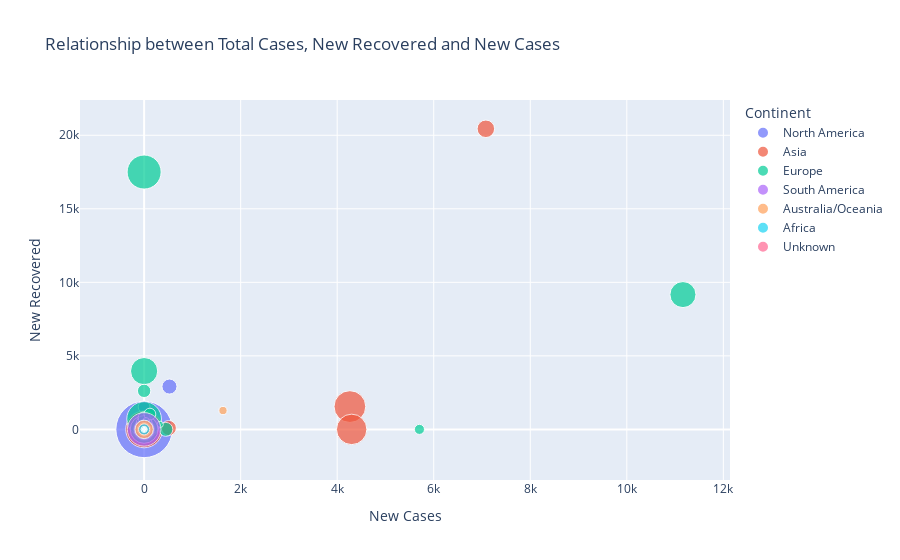

The cell this chart's notebook holds for it:
### Markdown cell above
#### 1.3 Sự tác động của dịch bệnh qua mối quan hệ của 3 biến `Total Cases, New Cases, New Recovered`:
- **Trường dữ liệu được trực quan**: `New Cases, Total Cases, New Recovered`.
- **Biểu đồ sử dụng**: Bubble scatter chart.
- **Tính phù hợp của biểu đồ**: Bubble scatter chart cho phép vừa biểu thị mối quan hệ giữa hai biến `New Cases`, `New Recoverd` cũng vừa có thể cho phép biến thứ ba là `Total Cases` tham gia vào quá trình trực quan (thể hiện dưới dạng kích thước điểm dữ liệu) mà không cần sử dụng một biểu đồ 3D để làm việc đó.
- **Mục đích của câu hỏi:** Nhằm thể hiện mức độ phòng chống dịch bệnh của các quốc gia và khả năng chữa trị của các quốc gia đó với dịch bệnh Covid như thế nào.

### Code cell
fig = px.scatter(covid_df, x='New Cases', y='New Recovered', size='Total Cases', 
                 color='Continent', hover_name='Country',
                 labels={'New Recovered': 'New Recovered', 'Total Cases': 'Total Cases'},
                 title='Relationship between Total Cases, New Recovered and New Cases',
                 size_max=40)
    
fig.show()

### Figure 1 — Plotly figure (JSON) as saved in the notebook; plotly's stock layout.template omitted (floating-point values rounded to 4 significant figures)
{"data": [{"hovertemplate": "<b>%{hovertext}</b><br><br>Continent=North America<br>New Cases=%{x}<br>New Recovered=%{y}<br>Total Cases=%{marker.size}<extra></extra>", "hovertext": ["USA", "Mexico", "Canada", "Guatemala", "Costa Rica", "Cuba", "Panama", "Dominican Republic", "Honduras", "Martinique", "Guadeloupe", "El Salvador", "Trinidad and Tobago", "Jamaica", "Barbados", "Belize", "Curaçao", "Aruba", "Bahamas", "Haiti", "Cayman Islands", "Saint Lucia", "Grenada", "Bermuda", "Nicaragua", "Dominica", "Saint Martin", "Greenland", "Caribbean Netherlands", "Sint Maarten", "St. Vincent Grenadines", "Antigua and Barbuda", "British Virgin Islands", "Saint Kitts and Nevis", "Turks and Caicos", "St. Barth", "Anguilla", "Saint Pierre Miquelon", "Montserrat"], "legendgroup": "North America", "marker": {"color": "#636efa", "size": [105396817, 7470653, 4591149, 1237564, 1204164, 1112625, 1031273, 660705, 472219, 229807, 201852, 201785, 189296, 154196, 106645, 70757, 45986, 44044, 37491, 34202, 31472, 30004, 19680, 18814, 18491, 15760, 12257, 11971, 11676, 11020, 9589, 9106, 7305, 6597, 6551, 5439, 3904, 3452, 1403], "sizemode": "area", "sizeref": 65870.0, "symbol": "circle"}, "mode": "markers", "name": "North America", "orientation": "v", "showlegend": true, "type": "scatter", "x": [1e-09, 525.0, 1e-09, 1e-09, 1e-09, 1e-09, 1e-09, 1e-09, 1e-09, 1e-09, 1e-09, 1e-09, 1e-09, 1e-09, 1e-09, 1e-09, 1e-09, 1e-09, 1e-09, 1e-09, 1e-09, 1e-09, 1e-09, 1e-09, 1e-09, 1e-09, 1e-09, 1e-09, 1e-09, 1e-09, 1e-09, 1e-09, 1e-09, 1e-09, 1e-09, 1e-09, 1e-09, 1e-09, 1e-09], "xaxis": "x", "y": [0, 2912, 1530, 0, 0, 0, 0, 0, 0, 0, 0, 0, 0, 0, 0, 0, 0, 0, 0, 0, 0, 0, 0, 0, 0, 0, 0, 0, 0, 0, 0, 0, 0, 0, 0, 0, 0, 0, 0], "yaxis": "y"}, {"hovertemplate": "<b>%{hovertext}</b><br><br>Continent=Asia<br>New Cases=%{x}<br>New Recovered=%{y}<br>Total Cases=%{marker.size}<extra></extra>", "hovertext": ["India", "Japan", "S. Korea", "Turkey", "Vietnam", "Taiwan", "Iran", "Indonesia", "Malaysia", "Israel", "DPRK", "Thailand", "Philippines", "Hong Kong", "Iraq", "Singapore", "Bangladesh", "Georgia", "Jordan", "Pakistan", "Kazakhstan", "Lebanon", "UAE", "Mongolia", "Nepal", "Saudi Arabia", "Azerbaijan", "Bahrain", "Sri Lanka", "Kuwait", "Cyprus", "Myanmar", "Palestine", "Qatar", "Armenia", "Oman", "Brunei", "Uzbekistan", "Laos", "Afghanistan", "Kyrgyzstan", "Maldives", "Cambodia", "Bhutan", "Syria", "Timor-Leste", "Tajikistan", "Yemen", "Macao", "China"], "legendgroup": "Asia", "marker": {"color": "#EF553B", "size": [44688101, 33264491, 30569215, 17042722, 11526966, 10112117, 7570743, 6737303, 5043790, 4801511, 4772813, 4728182, 4077109, 2883700, 2465545, 2230570, 2037829, 1825598, 1746997, 1577214, 1408124, 1232517, 1052664, 1007897, 1001149, 829882, 828730, 709230, 672034, 663456, 650685, 633946, 621008, 494737, 446819, 399449, 278698, 251071, 218020, 209406, 206673, 185732, 138719, 62620, 57467, 23418, 17786, 11945, 3514, 503302], "sizemode": "area", "sizeref": 65870.0, "symbol": "circle"}, "mode": "markers", "name": "Asia", "orientation": "v", "showlegend": true, "type": "scatter", "x": [1e-09, 4263.0, 4300.0, 1e-09, 1e-09, 7080.0, 511.0, 144.0, 1e-09, 1e-09, 1e-09, 147.0, 117.0, 1e-09, 1e-09, 1e-09, 1e-09, 1e-09, 1e-09, 50.0, 1e-09, 1e-09, 145.0, 1e-09, 1e-09, 98.0, 9.0, 1e-09, 1e-09, 1e-09, 1e-09, 1e-09, 1e-09, 124.0, 1e-09, 1e-09, 1e-09, 1e-09, 1e-09, 12.0, 1e-09, 1e-09, 1e-09, 1e-09, 1e-09, 1e-09, 1e-09, 1e-09, 1e-09, 1e-09], "xaxis": "x", "y": [0, 1551, 0, 0, 0, 20441, 92, 218, 0, 0, 0, 0, 103, 0, 0, 0, 0, 0, 0, 0, 0, 0, 65, 0, 1, 65, 3, 0, 0, 0, 0, 0, 0, 205, 0, 0, 0, 0, 0, 17, 0, 0, 0, 0, 0, 0, 0, 0, 0, 0], "yaxis": "y"}, {"hovertemplate": "<b>%{hovertext}</b><br><br>Continent=Europe<br>New Cases=%{x}<br>New Recovered=%{y}<br>Total Cases=%{marker.size}<extra></extra>", "hovertext": ["France", "Germany", "Italy", "UK", "Russia", "Spain", "Netherlands", "Poland", "Austria", "Greece", "Portugal", "Ukraine", "Belgium", "Czechia", "Switzerland", "Romania", "Denmark", "Sweden", "Serbia", "Hungary", "Slovakia", "Ireland", "Norway", "Finland", "Slovenia", "Lithuania", "Bulgaria", "Croatia", "Belarus", "Latvia", "Estonia", "Moldova", "Bosnia and Herzegovina", "North Macedonia", "Albania", "Luxembourg", "Montenegro", "Iceland", "Malta", "Channel Islands", "Andorra", "Isle of Man", "Faeroe Islands", "San Marino", "Liechtenstein", "Gibraltar", "Monaco", "Vatican City"], "legendgroup": "Europe", "marker": {"color": "#00cc96", "size": [39638159, 38210850, 25603510, 24370154, 22353291, 13770429, 8598182, 6432765, 5940935, 5871458, 5568084, 5389439, 4727795, 4614143, 4391007, 3346046, 3175554, 2698535, 2496295, 2195926, 1863419, 1703850, 1479259, 1462976, 1329966, 1306368, 1297062, 1269326, 994037, 976162, 615119, 607450, 401636, 346852, 334427, 297757, 288552, 209093, 117477, 101382, 47875, 38008, 34658, 23583, 21426, 20433, 16115, 29], "sizemode": "area", "sizeref": 65870.0, "symbol": "circle"}, "mode": "markers", "name": "Europe", "orientation": "v", "showlegend": true, "type": "scatter", "x": [1e-09, 1e-09, 1e-09, 1e-09, 11160.0, 1e-09, 1e-09, 450.0, 1e-09, 1e-09, 1e-09, 1e-09, 1e-09, 119.0, 1e-09, 5704.0, 45.0, 1e-09, 1e-09, 1e-09, 21.0, 1e-09, 1e-09, 1e-09, 89.0, 41.0, 1e-09, 334.0, 1e-09, 13.0, 1e-09, 1e-09, 1e-09, 1e-09, 1e-09, 1e-09, 1e-09, 1e-09, 1e-09, 1e-09, 1e-09, 1e-09, 1e-09, 1e-09, 1e-09, 1e-09, 1e-09, 1e-09], "xaxis": "x", "y": [706, 17500, 0, 3964, 9166, 0, 381, 0, 0, 2619, 0, 0, 792, 1037, 0, 0, 54, 184, 0, 0, 12, 11, 0, 72, 0, 589, 0, 341, 0, 12, 0, 0, 0, 0, 0, 0, 0, 0, 0, 0, 0, 0, 0, 0, 0, 0, 0, 0], "yaxis": "y"}, {"hovertemplate": "<b>%{hovertext}</b><br><br>Continent=South America<br>New Cases=%{x}<br>New Recovered=%{y}<br>Total Cases=%{marker.size}<extra></extra>", "hovertext": ["Brazil", "Argentina", "Colombia", "Chile", "Peru", "Bolivia", "Ecuador", "Uruguay", "Paraguay", "Venezuela", "French Guiana", "Suriname", "Guyana", "Falkland Islands"], "legendgroup": "South America", "marker": {"color": "#ab63fa", "size": [37076053, 10044125, 6360089, 5180329, 4486832, 1193908, 1057121, 1034303, 808401, 552125, 98041, 82467, 73075, 1930], "sizemode": "area", "sizeref": 65870.0, "symbol": "circle"}, "mode": "markers", "name": "South America", "orientation": "v", "showlegend": true, "type": "scatter", "x": [1e-09, 1e-09, 1e-09, 1e-09, 1e-09, 1e-09, 1e-09, 1e-09, 1e-09, 1e-09, 1e-09, 1e-09, 1e-09, 1e-09], "xaxis": "x", "y": [0, 0, 0, 0, 0, 0, 0, 0, 0, 0, 0, 0, 0, 0], "yaxis": "y"}, {"hovertemplate": "<b>%{hovertext}</b><br><br>Continent=Australia/Oceania<br>New Cases=%{x}<br>New Recovered=%{y}<br>Total Cases=%{marker.size}<extra></extra>", "hovertext": ["Australia", "New Zealand", "New Caledonia", "French Polynesia", "Fiji", "Papua New Guinea", "Solomon Islands", "Micronesia", "Tonga", "Samoa", "Marshall Islands", "Vanuatu", "Cook Islands", "Palau", "Nauru", "Kiribati", "Wallis and Futuna", "Tuvalu", "Niue", "Tokelau"], "legendgroup": "Australia/Oceania", "marker": {"color": "#FFA15A", "size": [11385534, 2228291, 79881, 77957, 68897, 46809, 24575, 23948, 16807, 16607, 15618, 12014, 7030, 5989, 5247, 5013, 3427, 2805, 791, 5], "sizemode": "area", "sizeref": 65870.0, "symbol": "circle"}, "mode": "markers", "name": "Australia/Oceania", "orientation": "v", "showlegend": true, "type": "scatter", "x": [1e-09, 1634.0, 1e-09, 1e-09, 1e-09, 1e-09, 1e-09, 1e-09, 1e-09, 1e-09, 1e-09, 1e-09, 1e-09, 1e-09, 1e-09, 1e-09, 1e-09, 1e-09, 1e-09, 1e-09], "xaxis": "x", "y": [0, 1280, 0, 0, 0, 0, 0, 0, 0, 0, 0, 0, 0, 0, 0, 0, 0, 0, 1, 0], "yaxis": "y"}, {"hovertemplate": "<b>%{hovertext}</b><br><br>Continent=Africa<br>New Cases=%{x}<br>New Recovered=%{y}<br>Total Cases=%{marker.size}<extra></extra>", "hovertext": ["South Africa", "Morocco", "Tunisia", "Egypt", "Libya", "Ethiopia", "Réunion", "Zambia", "Kenya", "Botswana", "Algeria", "Nigeria", "Zimbabwe", "Mozambique", "Ghana", "Namibia", "Uganda", "Rwanda", "Cameroon", "Angola", "DRC", "Senegal", "Malawi", "Ivory Coast", "Eswatini", "Madagascar", "Sudan", "Mauritania", "Cabo Verde", "Burundi", "Seychelles", "Gabon", "Tanzania", "Mayotte", "Mauritius", "Togo", "Guinea", "Lesotho", "Mali", "Benin", "Somalia", "Congo", "Burkina Faso", "South Sudan", "Equatorial Guinea", "Djibouti", "CAR", "Gambia", "Eritrea", "Niger", "Comoros", "Guinea-Bissau", "Liberia", "Sierra Leone", "Chad", "Sao Tome and Principe", "Saint Helena", "Western Sahara"], "legendgroup": "Africa", "marker": {"color": "#19d3f3", "size": [4064889, 1272487, 1150962, 515698, 507187, 500050, 486588, 343135, 342919, 329727, 271477, 266598, 264127, 233098, 171209, 171156, 170504, 133180, 124392, 105277, 95749, 88921, 88702, 88240, 74267, 67889, 63809, 63668, 63244, 53631, 50665, 48981, 42846, 42004, 41752, 39394, 38267, 34790, 33053, 27990, 27324, 25375, 22056, 18368, 17229, 15690, 15368, 12586, 10189, 9931, 9001, 8960, 8090, 7760, 7678, 6281, 2166, 10], "sizemode": "area", "sizeref": 65870.0, "symbol": "circle"}, "mode": "markers", "name": "Africa", "orientation": "v", "showlegend": true, "type": "scatter", "x": [1e-09, 1e-09, 1e-09, 1e-09, 13.0, 1e-09, 1e-09, 1e-09, 1e-09, 1e-09, 1e-09, 1e-09, 1e-09, 1e-09, 1e-09, 1e-09, 1e-09, 1e-09, 1e-09, 1e-09, 1e-09, 1e-09, 1e-09, 1e-09, 1e-09, 1e-09, 1e-09, 1e-09, 1e-09, 1e-09, 1e-09, 1e-09, 1e-09, 1e-09, 1e-09, 1e-09, 1e-09, 1e-09, 1e-09, 1e-09, 1e-09, 1e-09, 1e-09, 1e-09, 1e-09, 1e-09, 1e-09, 1e-09, 1e-09, 1e-09, 1e-09, 1e-09, 1e-09, 1e-09, 1e-09, 1e-09, 1e-09, 1e-09], "xaxis": "x", "y": [0, 0, 0, 0, 3, 0, 0, 0, 0, 0, 0, 0, 0, 0, 0, 0, 0, 0, 0, 0, 0, 0, 0, 0, 0, 0, 8, 0, 0, 0, 0, 0, 0, 0, 0, 0, 0, 0, 0, 0, 0, 0, 0, 0, 0, 0, 0, 0, 0, 0, 0, 0, 0, 0, 0, 0, 0, 0], "yaxis": "y"}, {"hovertemplate": "<b>%{hovertext}</b><br><br>Continent=Unknown<br>New Cases=%{x}<br>New Recovered=%{y}<br>Total Cases=%{marker.size}<extra></extra>", "hovertext": ["Diamond Princess", "MS Zaandam"], "legendgroup": "Unknown", "marker": {"color": "#FF6692", "size": [712, 9], "sizemode": "area", "sizeref": 65870.0, "symbol": "circle"}, "mode": "markers", "name": "Unknown", "orientation": "v", "showlegend": true, "type": "scatter", "x": [1e-09, 1e-09], "xaxis": "x", "y": [0, 0], "yaxis": "y"}], "layout": {"legend": {"itemsizing": "constant", "title": {"text": "Continent"}, "tracegroupgap": 0}, "title": {"text": "Relationship between Total Cases, New Recovered and New Cases"}, "xaxis": {"anchor": "y", "domain": [0, 1], "title": {"text": "New Cases"}}, "yaxis": {"anchor": "x", "domain": [0, 1], "title": {"text": "New Recovered"}}}}
